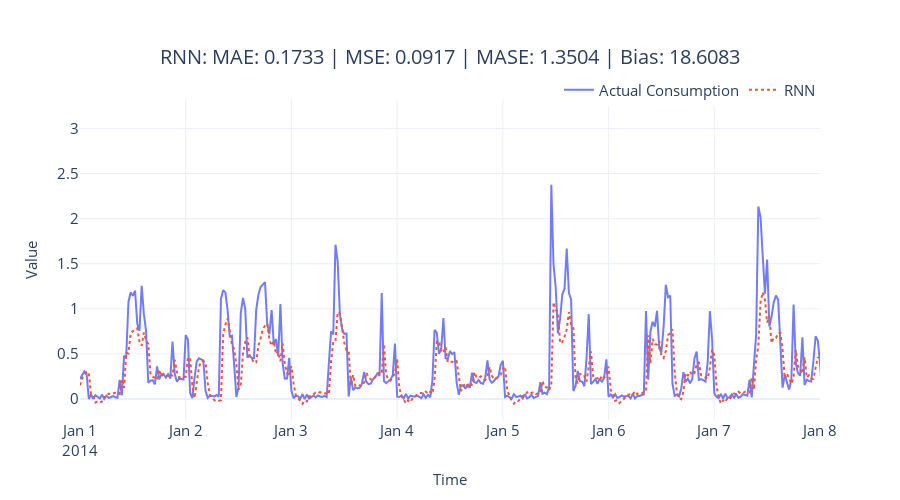

The code cell stored with this chart in its notebook:
### Code cell
fig = plot_forecast(pred_df, forecast_columns=[rnn_config.rnn_type], forecast_display_names=[rnn_config.rnn_type])
fig = format_plot(fig, title=f"{rnn_config.rnn_type}: MAE: {metrics['MAE']:.4f} | MSE: {metrics['MSE']:.4f} | MASE: {metrics['MASE']:.4f} | Bias: {metrics['Forecast Bias']:.4f}")
fig.update_xaxes(type="date", range=["2014-01-01", "2014-01-08"])
fig.write_image("imgs/chapter_13/rnn.png")
fig.show()

### Figure 1 — Plotly figure (JSON) as saved in the notebook; plotly's stock layout.template omitted (floating-point values rounded to 4 significant figures; data arrays with more than 128 entries replaced by an {"elided": "..."} marker saying what was removed)
{"data": [{"line": {"color": "rgba(99,110,250,0.9)"}, "mode": "lines", "name": "Actual Consumption", "type": "scatter", "x": {"elided": "1488 str values"}, "y": {"elided": "1488 float values"}}, {"line": {"color": "rgba(239,85,59,1)", "dash": "dot"}, "mode": "lines", "name": "RNN", "type": "scatter", "x": {"elided": "1488 str values"}, "y": {"elided": "1488 float values"}}], "layout": {"autosize": false, "height": 500, "legend": {"font": {"size": 15}, "orientation": "h", "title": {}, "x": 1, "xanchor": "right", "y": 0.98, "yanchor": "bottom"}, "title": {"font": {"size": 20}, "text": "RNN: MAE: 0.1733 | MSE: 0.0917 | MASE: 1.3504 | Bias: 18.6083", "x": 0.5, "xanchor": "center", "yanchor": "top"}, "width": 900, "xaxis": {"range": ["2014-01-01", "2014-01-08"], "tickfont": {"size": 15}, "title": {"font": {"size": 15}, "text": "Time"}, "type": "date"}, "yaxis": {"tickfont": {"size": 15}, "title": {"font": {"size": 15}, "text": "Value"}}}}
